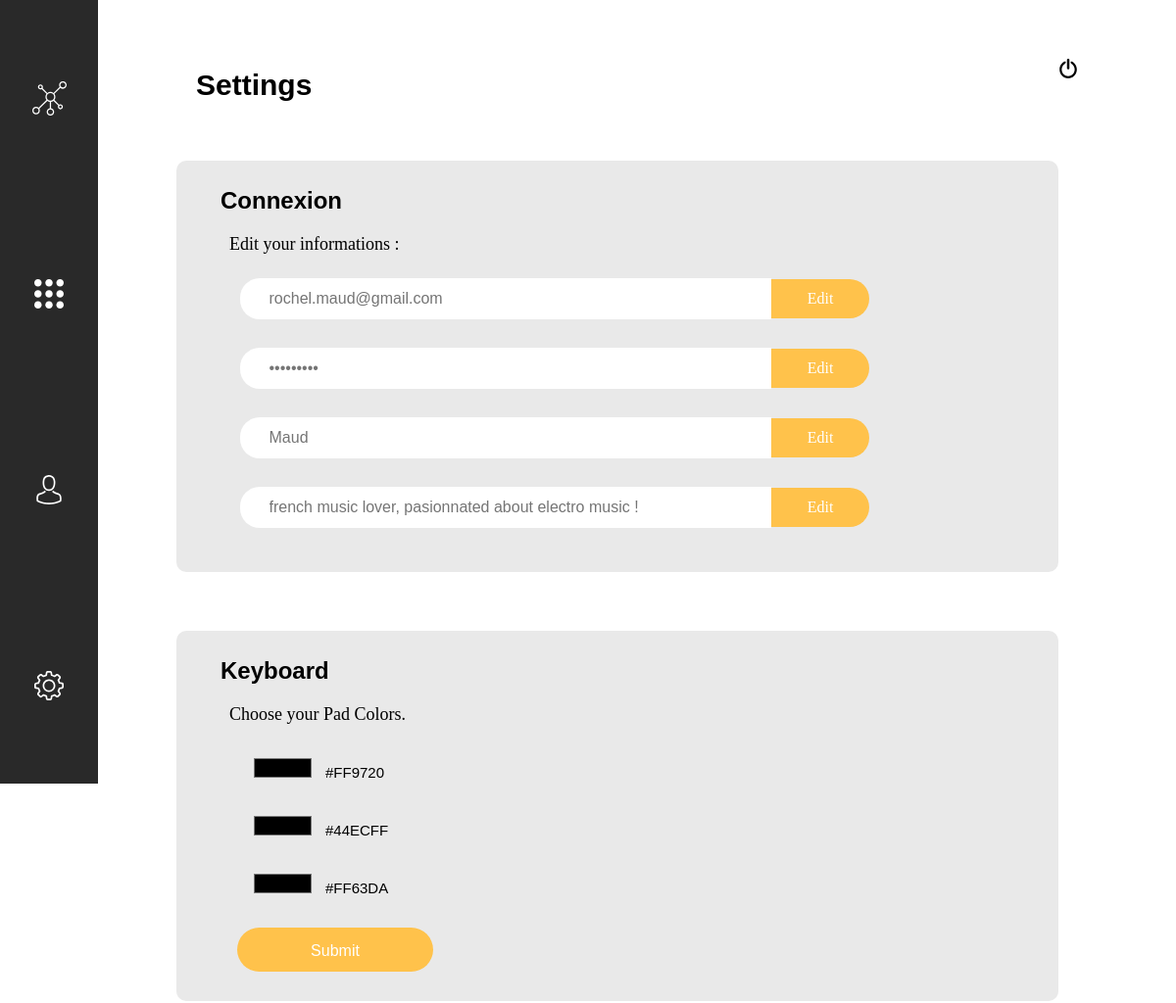
The app's page /settings (signed in, upper part), older data.
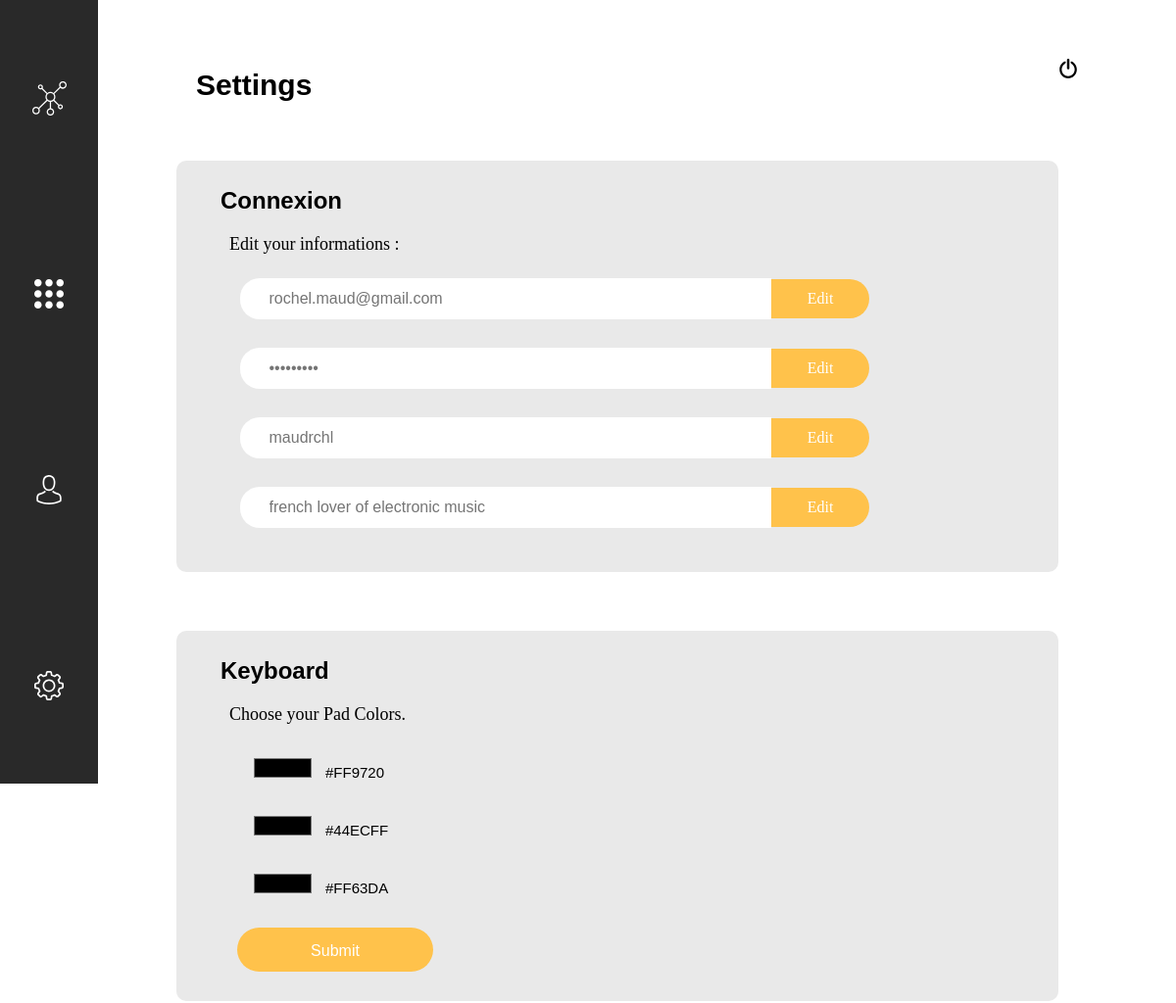
The same page, newer data.
### tables this page shows
CREATE TABLE `users` (
  `id` int(11) NOT NULL,
  `email` varchar(250) NOT NULL,
  `password` varchar(250) NOT NULL,
  `name` varchar(50) NOT NULL,
  `description` varchar(400) NOT NULL
);

### views/partials/form.php (called while the page is built, shortened)
<?php
    $query = $pdo->query("SELECT * FROM users WHERE id = '$id'");
    $user = $query->fetch();
            ?>

### views/pages/settings.php (the view, shortened to what this page needs)
<?php
    $id = $_SESSION['id'];
    include 'views/partials/navigation.php';
    include 'views/partials/form.php';
?>
    <div class="setting">
        <h1>Settings</h1>
        <a href="logout">
            <img class="off" src="assets/img/power.svg" width=20>
        </a>
        <div class="settings setting1">
            <div class="settings_connexion">
                <h2 class="settings_title">Connexion</h2>
            </div>
            <div class="settings_intro">Edit your informations : </div>
            <form class="form_settings" action="#" method="post">
                <input class="add_msg" type="text" placeholder="<?=  $user->email ?>" name="email">
                <button class="add_button" type="submit" name="submit_email">Edit</button>
            </form>
            <form class="form_settings" action="#" method="post">
                <input class="add_msg" type="password" placeholder="•••••••••" name="password">
                <button class="add_button" type="submit" name="submit_password">Edit</button>
            </form>
            <form class="form_settings" action="#" method="post">
                <input class="add_msg" type="text" placeholder="<?= $user->name ?>" name="name">
                <button class="add_button" type="submit_name">Edit</button>
            </form>
            <form class="form_settings form_settingsI" action="#" method="post">
                <input class="add_msg" type="text" placeholder="<?= $user->description ?>" name="description">
                <button class="add_button" type="submit" name="submit_description" value="Edit">Edit</button>
            </form>
        </div>
        <div class="settings setting2">
            <div class="settings_connexion">
                <h2 class="settings_title">Keyboard</h2>
            </div>
            <div class="settings_intro">Choose your Pad Colors. </div>
            <form class="form_settings2" action="#" method="post" class="colors_choice">
                <div class="choice">
                    <input type="color" name="colorPad" value="#ff9720" class="color_choice settings_input">
                    <label class="settings_label label_color">#ff9720</label>
                </div>
                <div class="choice">
                    <input type="color" name="colorPad" value="#44ecff" class="color_choice2 settings_input">
                    <label class="settings_label label_color2">#44ecff</label>
                </div>
                <div class="choice">
                    <input type="color" name="colorPad" value="#ff63da" class="color_choice3 settings_input">
                    <label class="settings_label label_color3">#ff63da</label>
                </div>
            </form>
            <input type="submit" class="submit_key submit_color" value="Submit"></input>
        </div>
    </div>
    </body>
    </html>

### views/partials/header.php (shortened to what this page needs)
<!DOCTYPE html>
<html lang="en">
<head>
    <link rel="stylesheet" href="styles/style.css">
</head>
<body>

### index.php (shortened to what this page needs)
<?php
    include "views/partials/header.php";
    if (isset($_GET['q'])) {
        switch($_GET['q']) {
            case 'settings':
                include "views/pages/settings.php";
                break;
        }
    }
    else include "views/pages/login.php";
?>

### views/partials/navigation.php
<div class="navbar">
    <a class="item" href="social">
        <div class="items" data-icone=1>
            <img src="assets/icones/network.svg" alt="network" width=35px>
        </div>
    </a>
    <a class="item" href="pad">
        <div class="items" data-icone=2>
            <img src="assets/icones/pad.svg" alt="pad" width=30px>
        </div>
    </a>
    <a class="item" href="profile">
        <div class="items" data-icone=3>
            <img src="assets/icones/avatar.svg" alt="profile" width=30px>
        </div>
    </a>
    <a class="item" href="settings">
        <div class="items" data-icone=4>
            <img src="assets/icones/settings.svg" alt="network" width=30px>
        </div>
    </a>
</div>

### styles/style.css (style rules this page uses)
:root { --black: #292929; }
h1 { margin-left: 200px; margin-top: 70px; margin-bottom: 60px; font-size: 30px; font-family: NexaH, sans-serif; }
.add_msg { width: 60%; border: none; height: 40px; margin-top: 20px; margin-left: 20px; align-items: center; border-top-left-radius: 20px; border-bottom-left-radius: 20px; font-family: NexaL; color: grey; padding-left: 30px; display: inline-block; }
.add_button { width: 100px; height: 40px; background: #FFC24B; border-top-right-radius: 20px; border-bottom-right-radius: 20px; color: white; font-family: NexaB; font-size: 16px; padding-top: 2px; box-shadow: none; display: inline-block; cursor: pointer; border: none; }
h2 { font-size: 24px; font-family: NexaH, sans-serif; }
body { margin: 10px; }
.navbar { position: fixed; top: 0; display: grid; width: 100px; height: 100vh; grid-template-rows: repeat(4, 4fr); overflow: hidden; z-index: 300; }
.item { display: grid; justify-content: center; align-items: center; background-color: var(--black); }
.label_color { margin-left: 10px; text-transform: uppercase; }
label { display: block; font-family: NexaL, sans-serif; margin-top: 40px; cursor: pointer; }
input { width: 200px; height: 30px; font-size: 16px; padding-left: 15px; }
input::placeholder { font-family: NexaL, sans-serif; }
.settings { width: 75%; height: 100%; background: #E9E9E9; margin-left: 15%; margin-bottom: 5%; border-radius: 10px; }
.settings_title { margin-left: 45px; padding-top: 3%; }
.form_settings { margin-left: 40px; padding: 0.5%; }
.form_settingsI { padding-bottom: 5%; }
.settings_intro { font-size: 18px; margin-left: 6%; font-family: NexaL; }
.settings_label { font-size: 15px; padding-bottom: 1px; display: inline-block; }
.settings_input { display: inline-block; width: 30px; }
.choice { margin-left: 62px; }
.submit_key { padding: 15px 10px 30px 10px; background: #FFC24B; font-family: NexaB, sans-serif; color: white; border: none; border-radius: 45px; margin-top: 30px; margin-bottom: 30px; margin-left: 62px; cursor: pointer; }
.color_choice { border: none; background: #E9E9E9; cursor: pointer; width: 80px; }
.color_choice2 { border: none; background: #E9E9E9; cursor: pointer; width: 80px; }
.color_choice3 { border: none; background: #E9E9E9; cursor: pointer; width: 80px; }
.label_color2 { text-transform: uppercase; margin-left: 10px; }
.label_color3 { text-transform: uppercase; margin-left: 10px; }
body { font-size: 0; margin: 0; padding: 0; color: black; }
.off { position: fixed; right: 100px; top: 60px; cursor: pointer; }

Row changes from the older to the newer data that the page shows:
changed users "rochel.maud@gmail.com": name "Maud" → "maudrchl"; description "french music lover, pasionnated about electro music !" → "french lover of electronic music"
